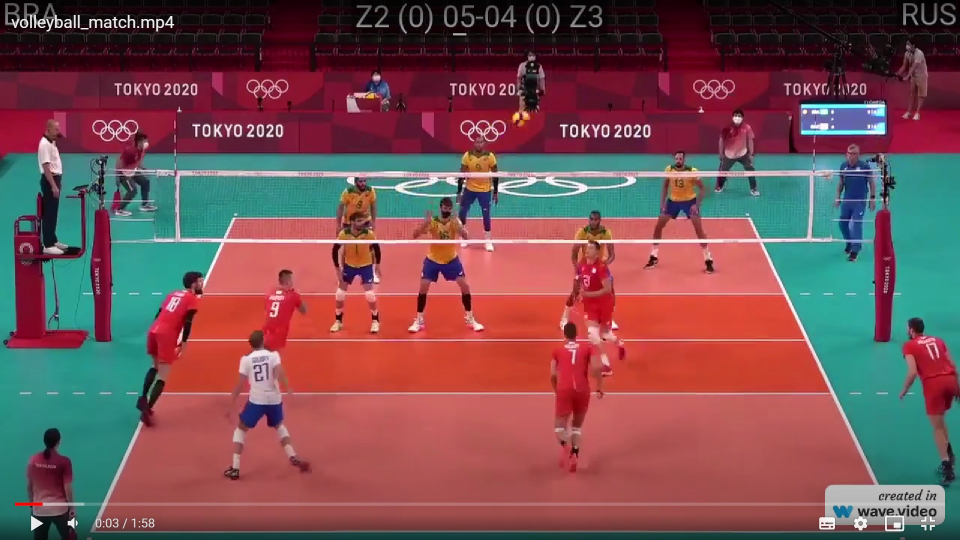
#> input picture OpenCV_TASK/volleyball_image.jpg, 1920 x 1080 px, given in place of volleyball_match.mp4, which was not available (shown at 1/2 size)
$ python opencv.py
#> lines starting #> are read from the running program, lines starting #| are printed output that depends on the picture; after the words box and inside, x2 and y2 are one past the last pixel; in counts of white or black regions, pixels touching at a corner belong together; pictures that were not available may be replaced by others from this repository, and a replacement may not be noted
#> further down, frame is the input picture: shape (1080, 1920, 3); mean B, G, R 83, 80.1, 119.8
import cv2
import numpy as np

def player_detection_brazil(frame, players_brazil_detected):
    hsv = cv2.cvtColor(frame, cv2.COLOR_BGR2HSV)
    lower_yellow = np.array([5, 25, 75])
    upper_yellow = np.array([50, 255, 255])
    mask = cv2.inRange(hsv, lower_yellow, upper_yellow)
    contours, _ = cv2.findContours(mask, cv2.RETR_EXTERNAL, cv2.CHAIN_APPROX_SIMPLE)
    player_boxes = []
    for contour in contours:
        x, y, w, h = cv2.boundingRect(contour)
        if cv2.contourArea(contour) > 300:  # Adjust area threshold
            player_id = (x, y, w, h)
            if player_id not in players_brazil_detected:
                player_boxes.append(player_id)
    return player_boxes

def player_detection_russia(frame, players_russia_detected):
    hsv = cv2.cvtColor(frame, cv2.COLOR_BGR2HSV)
    lower_red = np.array([173, 152, 149])
    upper_red = np.array([179, 255, 255])
    mask = cv2.inRange(hsv, lower_red, upper_red)
    contours, _ = cv2.findContours(mask, cv2.RETR_EXTERNAL, cv2.CHAIN_APPROX_SIMPLE)
    player_boxes = []
    for contour in contours:
        x, y, w, h = cv2.boundingRect(contour)
        if cv2.contourArea(contour) > 500:  # Adjust area threshold
            player_id = (x, y, w, h)
            if player_id not in players_russia_detected:
                player_boxes.append(player_id)
    return player_boxes

def detect_ball(frame, prev_ball_position):
    hsv = cv2.cvtColor(frame, cv2.COLOR_BGR2HSV)
#> hsv: shape (480, 640, 3); mean H, S, V 90.9, 155.5, 141.2
    lower_ball_color = np.array([10, 80, 80])
    upper_ball_color = np.array([40, 255, 255])
    mask = cv2.inRange(hsv, lower_ball_color, upper_ball_color)
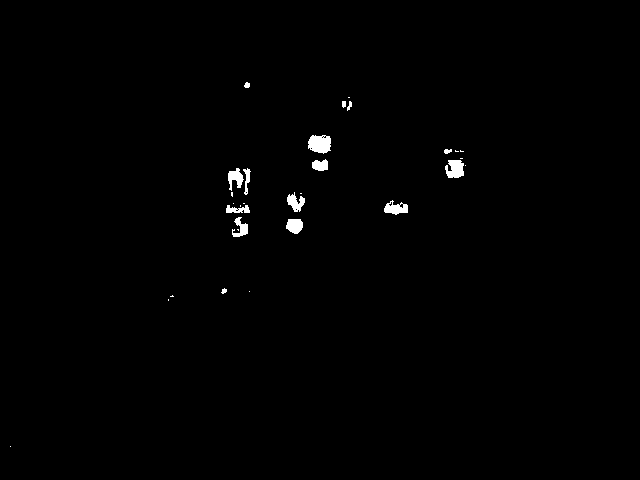
#> mask: shape (480, 640); 0.7% white; 30 white regions (15 under 20 px), largest, box (x1, y1, x2, y2) and area: (308, 135, 331, 154) 347, (445, 160, 464, 178) 270, (384, 200, 408, 215) 215
    kernel = np.ones((5, 5), np.uint8)
    mask = cv2.morphologyEx(mask, cv2.MORPH_OPEN, kernel)
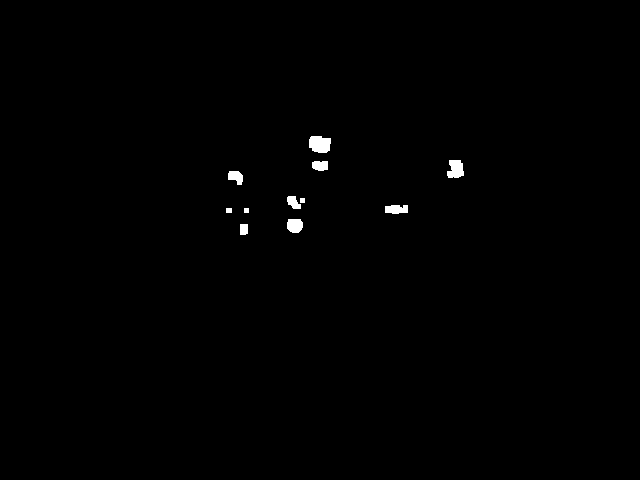
#> mask: shape (480, 640); 0.49% white; 11 white regions, largest, box (x1, y1, x2, y2) and area: (309, 136, 331, 153) 315, (447, 160, 464, 178) 244, (287, 219, 303, 233) 194
    mask = cv2.morphologyEx(mask, cv2.MORPH_CLOSE, kernel)
#> mask: shape (480, 640); 0.5% white; 10 white regions
    contours, _ = cv2.findContours(mask, cv2.RETR_EXTERNAL, cv2.CHAIN_APPROX_SIMPLE)
#> contours = 10 contours, 1 with area under 20; largest, box (x1, y1, x2, y2) and area: (309, 136, 331, 153) 282, (447, 160, 464, 178) 214, (287, 219, 303, 233) 170, (385, 205, 408, 214) 156, (287, 196, 305, 209) 142
    ball_position = None
    for contour in contours:
        if cv2.contourArea(contour) > 20:
            (x, y), radius = cv2.minEnclosingCircle(contour)
            center = (int(x), int(y))
            radius = int(radius)
            cv2.circle(frame, center, radius, (0, 255, 0), 2)
            ball_position = center
            break
#> this loop made 1 pass
#> (x, y, radius, ball_position) on pass 1: (243.5, 229, 6, (243, 229))
#> frame: shape (480, 640, 3)
    if ball_position and prev_ball_position is not None:
        cv2.line(frame, prev_ball_position, ball_position, (0, 255, 0), 2)
    prev_ball_position = ball_position
#> prev_ball_position = (243, 229)
    return ball_position, prev_ball_position

video_path = "volleyball_match.mp4"
cap = cv2.VideoCapture(video_path)

player_color_brazil = (0, 255, 255)
player_color_russia = (0, 0, 255)

prev_ball_position = None
team1_count = 0
team2_count = 0

players_brazil_detected = set()
players_russia_detected = set()

while True:
    ret, frame = cap.read()
    if not ret:
        break

    frame_resized = cv2.resize(frame, (640, 480))

    ball_position, prev_ball_position = detect_ball(frame_resized, prev_ball_position)
#> ball_position = (243, 229); prev_ball_position = (243, 229)

    players_brazil = player_detection_brazil(frame_resized, players_brazil_detected)
#> in player_detection_brazil, `hsv = cv2.cvtColor(frame, cv2.COLOR_BGR2HSV)`: hsv: shape (480, 640, 3); mean H, S, V 90.9, 155.5, 141.2
#> in player_detection_brazil, `mask = cv2.inRange(hsv, lower_yellow, upper_yellow)`:
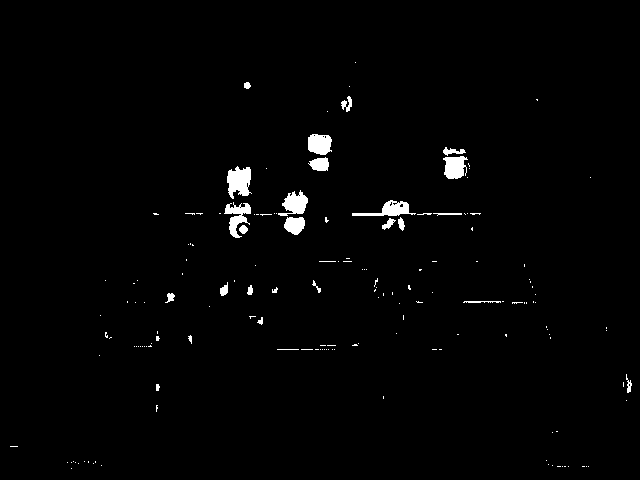
#> mask: shape (480, 640); 1.5% white; 164 white regions (137 under 20 px)
#> in player_detection_brazil, `contours, _ = cv2.findContours(mask, cv2.RETR_EXTERNAL, cv2.CHAIN_APPR..`: contours = 164 contours, 144 with area under 20; largest, box (x1, y1, x2, y2) and area: (227, 166, 252, 199) 510, (308, 134, 332, 155) 382, (352, 200, 416, 216) 378, (278, 190, 308, 216) 376, (443, 156, 468, 179) 376
#> the loop in player_detection_brazil, `for contour in contours:` made 164 passes
#> (x, y, w, h) on passes 1, 2, 3, 5, 7, 9, 10, 11, 12, 13, 14, 15: (71, 468, 1, 1), (588, 466, 1, 1), (586, 466, 1, 1), (568, 466, 1, 1), (562, 466, 1, 1), (552, 465, 1, 1), (101, 465, 1, 1), (548, 464, 1, 1), (93, 463, 1, 1), (78, 463, 1, 1), (75, 462, 1, 1), (71, 462, 1, 1)
#> (contour, x, y, w, h) on passes 4, 6, 8, 17, 18, 22: ([[582, 466], [584, 466]], 582, 466, 3, 1), ([[564, 466], [565, 466]], 564, 466, 2, 1), ([[557, 466], [560, 466]], 557, 466, 4, 1), ([[95, 461], [95, 462]], 95, 461, 1, 2), ([[88, 461], [88, 462]], 88, 461, 1, 2), ([[10, 446], [17, 446]], 10, 446, 8, 1)
#> after the loop in player_detection_brazil, `for contour in contours:`: player_boxes = [(224, 202, 27, 36), (352, 200, 64, 16), (278, 190, 30, 26), (227, 166, 25, 33), (443, 156, 25, 23), (308, 134, 24, 21)]
#> players_brazil has the same summary as player_boxes in player_detection_brazil
    for player_bbox in players_brazil:
        x, y, w, h = player_bbox
        cv2.rectangle(frame_resized, (x, y), (x + w, y + h), player_color_brazil, 2)
        team1_count += 1
        players_brazil_detected.add(player_bbox)
#> this loop made 6 passes
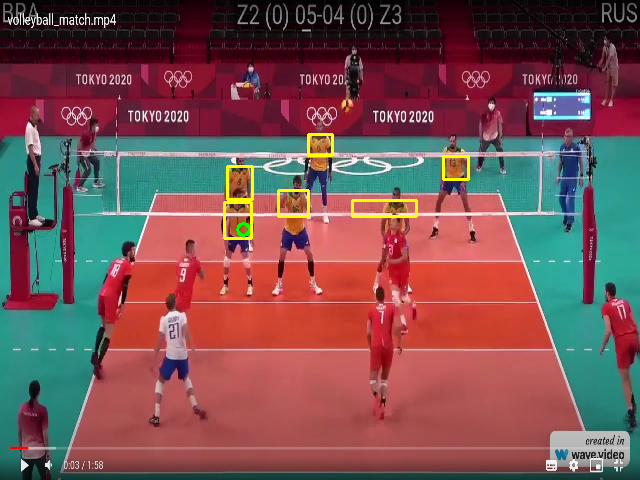
#> frame_resized: shape (480, 640, 3); mean B, G, R 82.4, 81.3, 120.5
#> after the loop, players_brazil_detected = 6 items; team1_count = 6

    players_russia = player_detection_russia(frame_resized, players_russia_detected)
#> in player_detection_russia, `hsv = cv2.cvtColor(frame, cv2.COLOR_BGR2HSV)`: hsv: shape (480, 640, 3); mean H, S, V 90.6, 156.4, 141.9
#> in player_detection_russia, `mask = cv2.inRange(hsv, lower_red, upper_red)`:
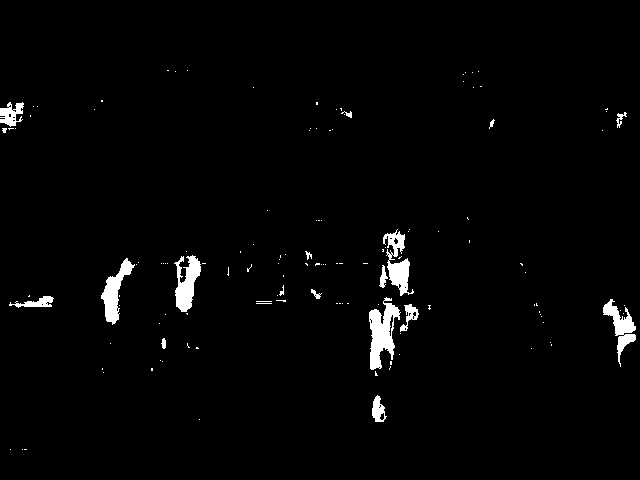
#> mask: shape (480, 640); 2.1% white; 132 white regions (115 under 20 px)
#> in player_detection_russia, `contours, _ = cv2.findContours(mask, cv2.RETR_EXTERNAL, cv2.CHAIN_APPR..`: contours = 132 contours, 119 with area under 20; largest, box (x1, y1, x2, y2) and area: (369, 297, 401, 370) 1128, (174, 255, 201, 312) 774, (101, 258, 135, 325) 763, (383, 229, 414, 296) 760, (603, 299, 636, 367) 658
#> the loop in player_detection_russia, `for contour in contours:` made 132 passes
#> (x, y, w, h) on passes 2, 3, 4, 5, 6, 7, 10, 12, 13, 14, 15, 18: (22, 449, 1, 1), (10, 449, 1, 1), (199, 419, 1, 1), (372, 395, 15, 27), (103, 372, 1, 1), (375, 371, 3, 5), (389, 366, 2, 4), (162, 361, 1, 1), (160, 360, 1, 1), (399, 354, 1, 1), (531, 348, 1, 1), (187, 343, 3, 5)
#> (contour, x, y, w, h) on passes 1, 8, 9, 11, 16, 17: ([[24, 449], [26, 449]], 24, 449, 3, 1), ([[151, 368], [151, 370], [152, 370], [152, 368]], 151, 368, 2, 3), ([[102, 368], [102, 369]], 102, 368, 1, 2), ([[390, 361], [390, 364], [391, 364], [391, 361]], 390, 361, 2, 4), ([[196, 347], [196, 348], [198, 348], [197, 347]], 196, 347, 3, 2), ([[551, 344], [551, 345]], 551, 344, 1, 2)
#> after the loop in player_detection_russia, `for contour in contours:`: player_boxes = [(603, 299, 33, 68), (369, 297, 32, 73), (101, 258, 34, 67), (174, 255, 27, 57), (383, 229, 31, 67)]
#> players_russia has the same summary as player_boxes in player_detection_russia
    for player_bbox in players_russia:
        x, y, w, h = player_bbox
        cv2.rectangle(frame_resized, (x, y), (x + w, y + h), player_color_russia, 2)
        team2_count += 1
        players_russia_detected.add(player_bbox)
#> this loop made 5 passes
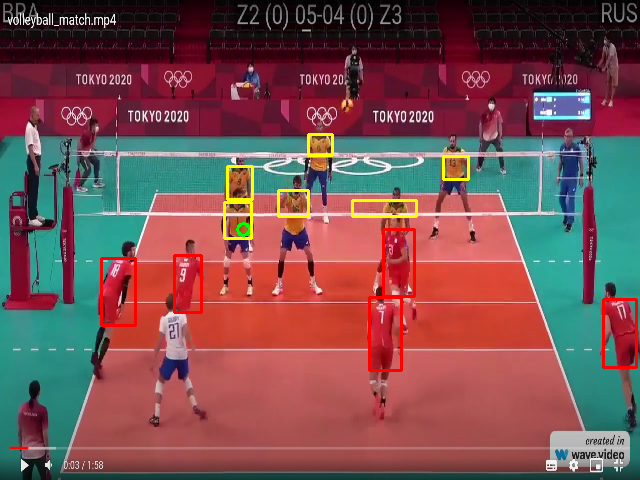
#> frame_resized: shape (480, 640, 3); 0.94% of pixels changed, all inside (x1, y1, x2, y2) = (100, 228, 638, 372)
#> after the loop, players_russia_detected = 5 items; team2_count = 5

    # Display player counts on the video screen
    cv2.putText(frame_resized, f"Team 1 (Brazil) count: {team1_count}", (10, 50), cv2.FONT_HERSHEY_SIMPLEX, 0.6, (0, 255, 255), 2)
    cv2.putText(frame_resized, f"Team 2 (Russia) count: {team2_count}", (10, 80), cv2.FONT_HERSHEY_SIMPLEX, 0.6, (0, 0, 255), 2)
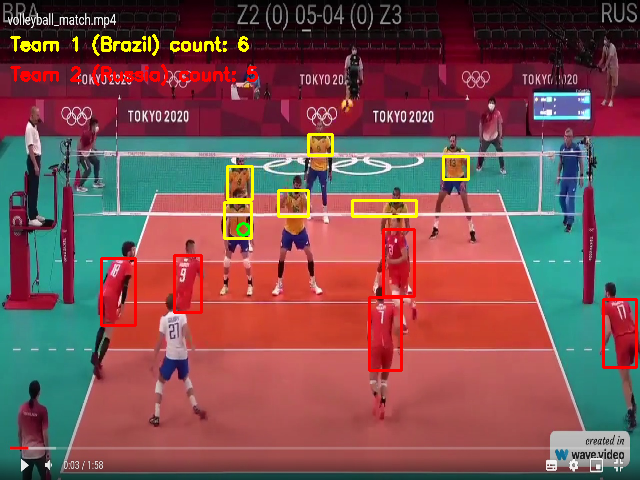
#> frame_resized: shape (480, 640, 3); mean B, G, R 81.2, 81.5, 123.1

    cv2.imshow("Volleyball Match", frame_resized)

    if cv2.waitKey(100) & 0xFF == ord('q'):
#> (key q is pressed here)
        break

cap.release()
cv2.destroyAllWindows()
